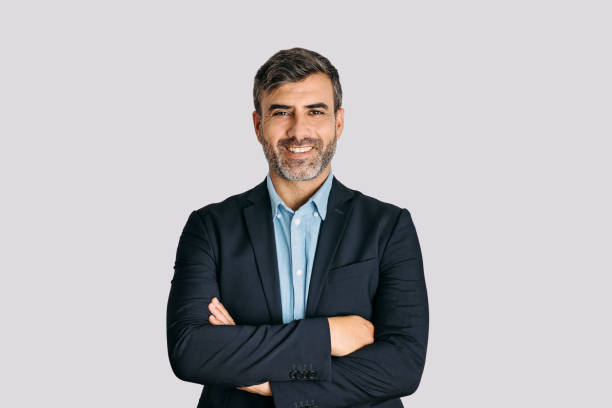
#> input picture dataset/man.jpg, 612 x 408 px; its folder holds only this picture in this run
$ python -i face_recognition.py   (imports and definitions only)
#> lines starting #> are read from the running program, lines starting #| are printed output that depends on the picture
#> further down, picture is the input picture: shape (408, 612, 3); mean B, G, R 184.8, 182, 183.2
import os
import cv2
import numpy as np
import matplotlib.pyplot as plt
from sklearn.decomposition import PCA
from sklearn.metrics import confusion_matrix, roc_curve, auc, roc_auc_score
from sklearn.preprocessing import label_binarize
from itertools import cycle
import seaborn as sns
import numpy as np
from sklearn.preprocessing import normalize


class MyPCA:
    # [36 lines left out: functions __init__, fit, not called in this run]

    def transform(self, X): #project data on PCs (dot product)
        X_centered = X - self.mean_
        return np.dot(X_centered, self.components_.T)


class FaceRecognition:
    def __init__(self):
        self.training_images = [] #storing images
        self.training_labels = [] #storing labels
        self.subject_names = {} #mapping laabels to subject name
        self.first_images = {}  #storing first image for each subject

        #initialize face detector
        self.face_cascade = cv2.CascadeClassifier(cv2.data.haarcascades + 'haarcascade_frontalface_default.xml')

        # PCA components init
        self.pca = None
        self.mean_face = None
        self.eigenfaces = None
        self.weights = None

        # status flags
        self.model_trained = False
        self.eigenfaces_computed = False

    # [59 lines left out: function load_training_data, not called in this run]


    def recognize_face(self, image):  # returns recognized image, results,  best match image, called when matching!!!!

        gray = cv2.cvtColor(image, cv2.COLOR_BGR2GRAY) if len(image.shape) == 3 else image
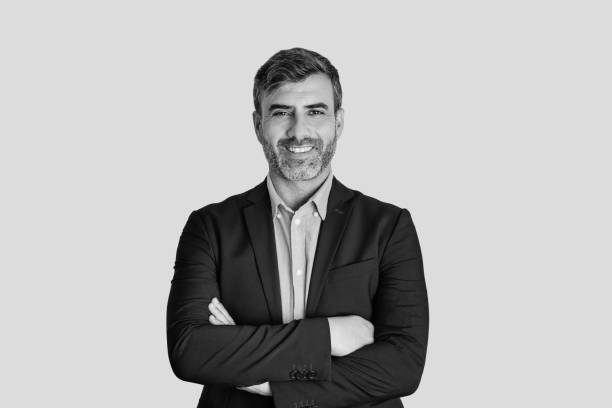
#> gray: shape (408, 612); min 0, max 249, mean 182.7
        result_image = image.copy() if len(image.shape) == 3 else cv2.cvtColor(gray, cv2.COLOR_GRAY2BGR)

        faces = self.face_cascade.detectMultiScale(gray, 1.1, 5)
#> faces = [[248, 72, 104, 104]]
        results = []
        best_match_image = None

        for (x, y, w, h) in faces: #for face in test data
            face_roi = gray[y:y+h, x:x+w]
            face_roi = cv2.resize(face_roi, (100, 100))
            face_vector = face_roi.flatten().reshape(1, -1) #100x100 array flatenning to 10,000
            face_weights = self.pca.transform(face_vector) #get weights after projection on PCs

            #prepare detected face to be compared
            distances = np.sqrt(((self.weights - face_weights) ** 2).sum(axis=1))
            min_idx = np.argmin(distances) #take least distance
            eigen_label = self.training_labels[min_idx] #lableing

            max_distance = np.max(distances) if np.max(distances) > 0 else 1
            eigen_confidence = (max_distance - distances[min_idx]) / max_distance #confidence calc

            #draw box and label on result_image
            cv2.rectangle(result_image, (x, y), (x+w, y+h), (0, 255, 0), 2)
            subject = self.subject_names.get(eigen_label, f"Unknown (Label {eigen_label})")
            text = f"{subject} ({eigen_confidence:.2f})"
            cv2.putText(result_image, text, (x, y - 10), cv2.FONT_HERSHEY_SIMPLEX, 0.2, (0, 255, 0), 2)

            #store corresponding training image for display
            best_match_image = self.first_images.get(eigen_label, None)

            results.append((eigen_label, eigen_confidence))

            break
#> this loop made 1 pass
#> pass 1, in recognize_face, `face_roi = gray[y:y+h, x:x+w]`:
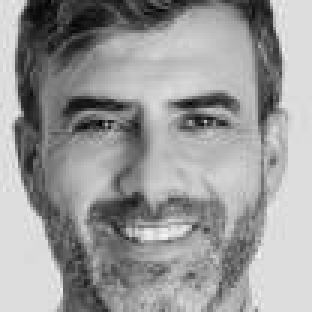
#> face_roi: shape (104, 104) (shown 3 times larger); min 2, max 244, mean 153.4
#> pass 1, in recognize_face, `face_roi = cv2.resize(face_roi, (100, 100))`:
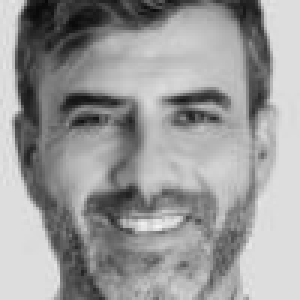
#> face_roi: shape (100, 100) (shown 3 times larger); min 8, max 244, mean 153.3
#> after the loop, results = []

        return result_image, results, best_match_image


    # [161 lines left out: functions compute_eigenfaces, visualize_eigenfaces, visualize_training_data, draw_subjectwise_combined_roc_from_test, not called in this run]


>>> import cv2
>>> picture = cv2.imread('dataset/man.jpg')
#> (the run stopped early here; a loop or call above may not have finished)
